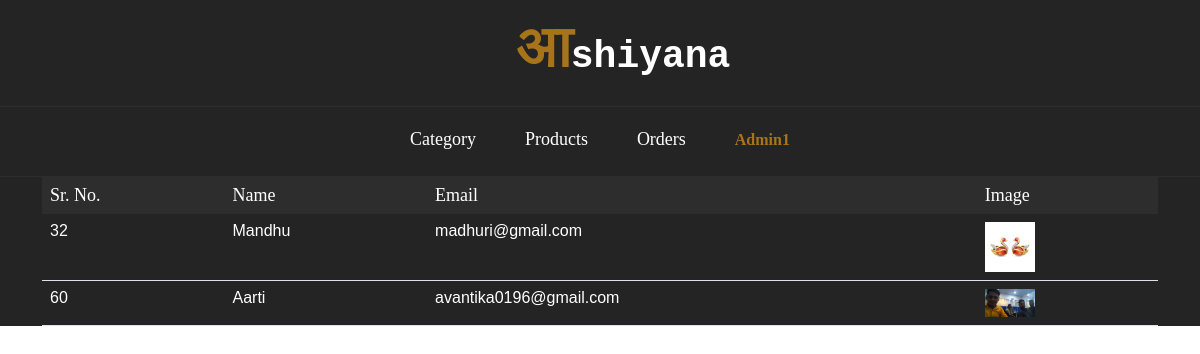
/admin/userDetails.php (signed in), run on the app's committed database.
### tables this page shows
CREATE TABLE `signup` (
  `u_id` int(11) NOT NULL,
  `profile_image` varchar(55) NOT NULL,
  `name` varchar(30) NOT NULL,
  `email` varchar(255) NOT NULL,
  `password` varchar(255) NOT NULL,
  `is_verified` int(11) NOT NULL
);

### admin/userDetails.php (the view, shortened to what this page needs)
<div class="home_black_version">
    <?php
    include('header.php');
    ?>
    <section id="content">
        <div class="content-blog">
            <div class="container">
                <table class="table table-stiped">
                    <thead>
                        <tr>
                            <th>Sr. No.</th>
                            <th>Name</th>
                            <th>Email</th>
                            <th>Image</th>
                        </tr>
                    </thead>
                    <tbody>
                        <?php
                        $sql = "SELECT * FROM signup";
                        $result = mysqli_query($conn, $sql);
                        if (mysqli_num_rows($result) > 0) {
                            while ($row = mysqli_fetch_assoc($result)) {
                                ?>
                                <tr>
                                    <td>
                                        <?php echo $row["u_id"]; ?>
                                    </td>
                                    <td>
                                        <?php echo $row["name"]; ?>
                                    </td>
                                    <td>
                                        <?php echo $row["email"]; ?>
                                    </td>
                                    <td>
                                        <img src="../images//<?php echo $row["profile_image"]; ?>" width="50px" height="50px">
                                    </td>
                                </tr>
                                <?php
                            }
                        } else {
                            echo "0 results";
                        }
                        ?>
                    </tbody>
                </table>
            </div>
        </div>
    </section>
</div>

### style.css (style rules this page uses)
* { box-sizing: border-box; }
*, *::after, *::before { box-sizing: border-box; }
html, body { height: 100%; }
body { line-height: 24px; font-size: 14px; font-style: normal; font-weight: 400; visibility: visible; font-family: "Poppins", sans-serif; color: #5a5a5a; }
a, button, img, input, span { transition: all 0.3s ease 0s; }
img { max-width: 100%; height: auto; }
.home_black_version { background: #242424; }

### admin/userDetails.php (style rules this page uses)
.content-blog th { color: #ffffff; font-family: serif; font-weight: 400; font-size: 18px; background: #2d2d2d; border-style: none; }
.table>:not(caption)>*>* { color: #fff; }

### data on the page
signup: u_id "32", name "Mandhu", email "madhuri@gmail.com", profile_image (picture)
signup: u_id "60", name "Aarti", email "avantika0196@gmail.com", profile_image (picture)

### other printed values
$_SESSION['admin_name'] "Admin1"
